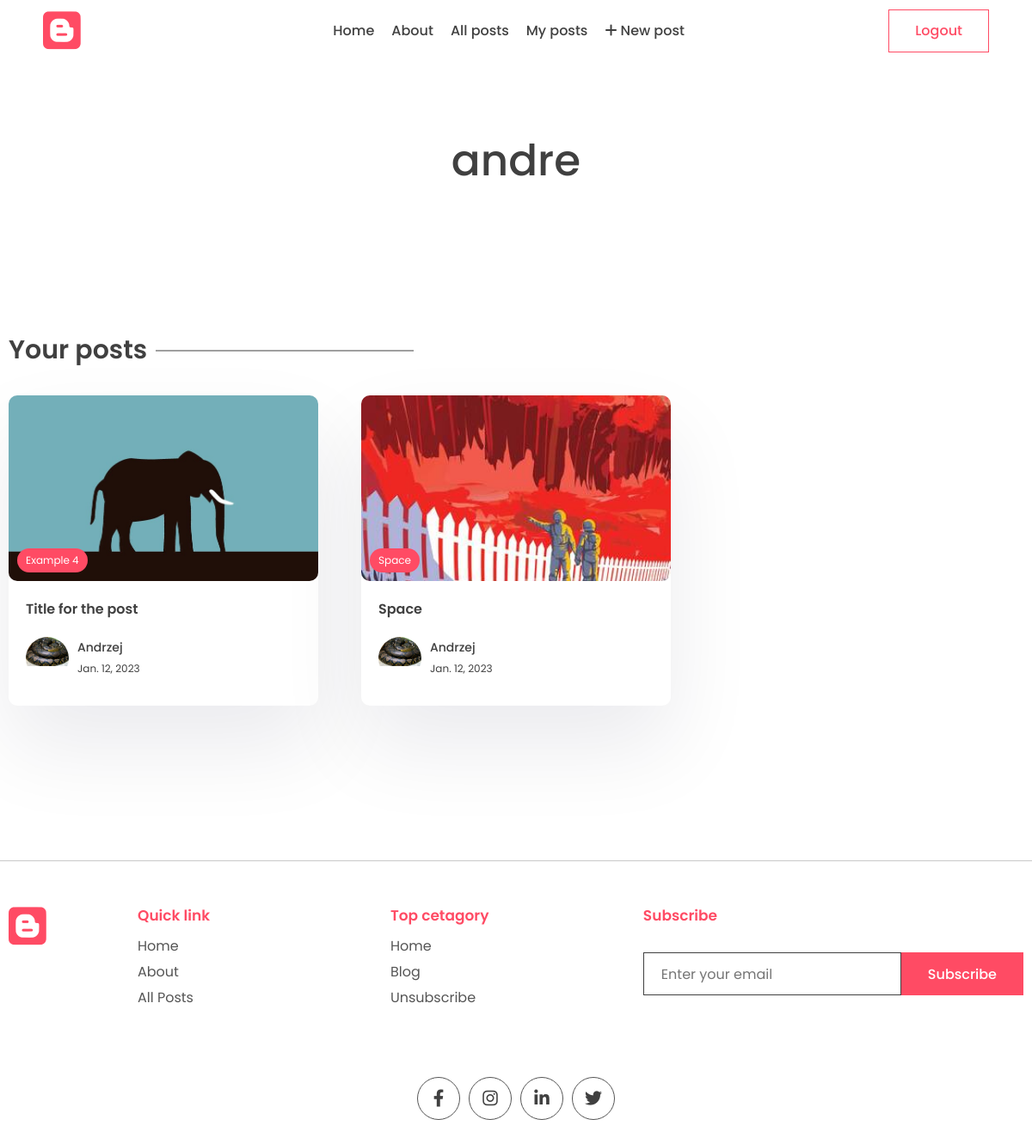
Before: /my-posts (signed in) with the older database file.
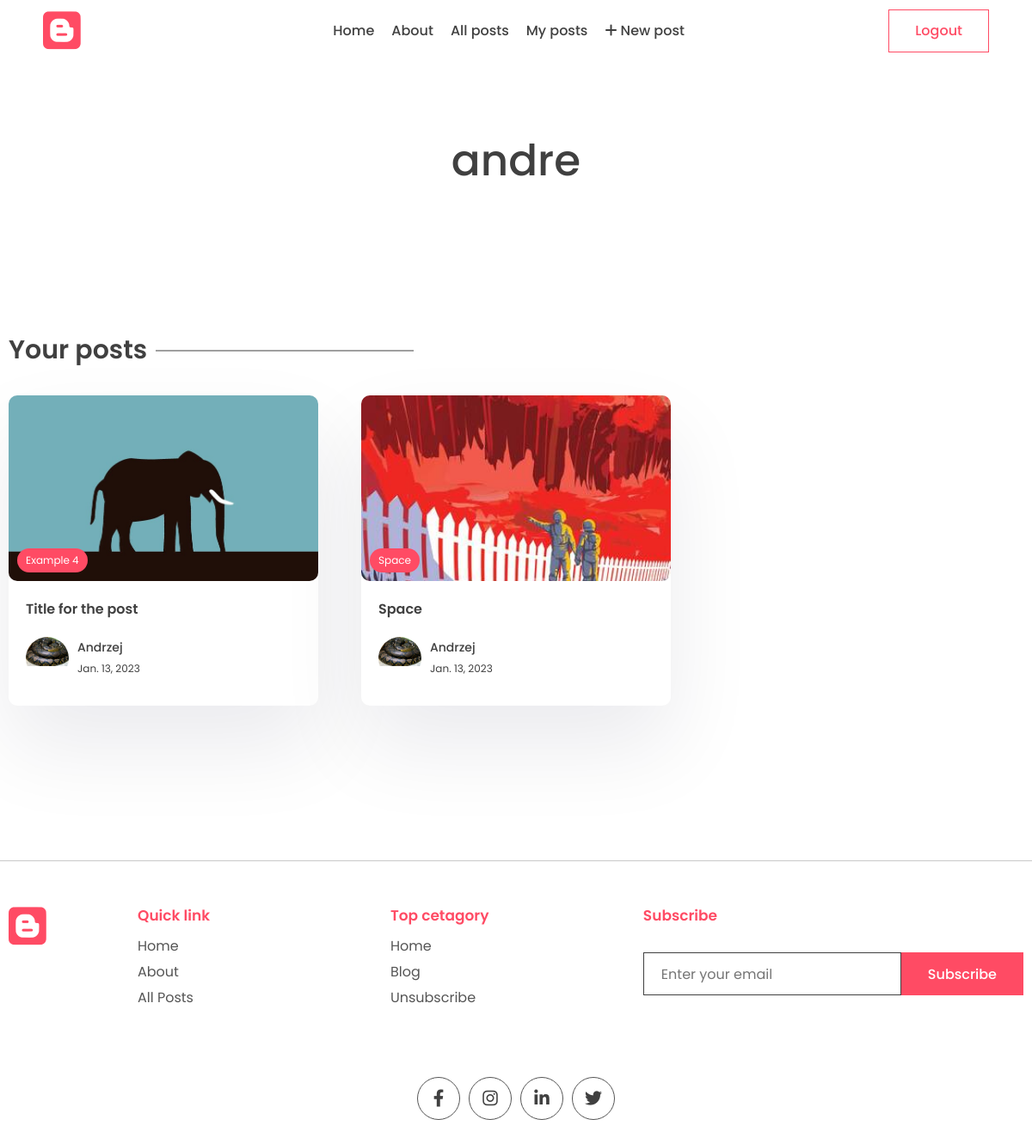
After: the same page with the newer database file.
### app/models.py (models this page shows, shortened)
class Post(models.Model):
    title = models.CharField(max_length=200)
    content = tinymce_models.HTMLField()
    last_updated = models.DateTimeField(auto_now=True)
    slug = models.SlugField(max_length=200, unique=True)
    image = models.ImageField(upload_to="images/", default="images/no_image.jpg")
    view_count = models.IntegerField(null=True, blank=True)
    is_featured = models.BooleanField(default=False)
    likes = models.ManyToManyField(User, related_name="blog_post")
    tags = models.ManyToManyField(Tag, related_name="post")
    author = models.ForeignKey(User, on_delete=models.CASCADE, null=True, blank=True)

class Tag(models.Model):
    name = models.CharField(max_length=100)
    description = models.CharField(max_length=100)
    slug = models.SlugField(max_length=200, unique=True)

class Profile(models.Model):
    user = models.OneToOneField(User, on_delete=models.CASCADE)
    profile_image = models.ImageField(null=True, blank=True, upload_to="images/")
    slug = models.SlugField(max_length=200, unique=True)
    bio = models.CharField(max_length=200)

### app/views.py (the view)
# urls.py: path("my-posts", views.my_posts_page, name="my_posts"),
def my_posts_page(request):
    if is_user_anonymous(request):
        return HttpResponseForbidden()
    author_id = request.user.id
    author_posts = Post.objects.filter(author__id=author_id).order_by("last_updated")
    context = {"author_posts": author_posts}
    return render(request, "app/my_posts.html", context)

### app/views.py (called while the page is built)
def is_user_anonymous(request):
    return not request.user.is_authenticated

### app/templates/app/my_posts.html (shortened to what this page needs)
{% extends 'base.html' %}
{% block content %}
<main class="sp">
    <div class="container">
        <center>
            <div class="typo">
                <h1 class="title">{{request.user.username}}</h1>
            </div>
        </center>
    </div>
</main>
<section class="sp">
    <div class="container">
        <h1 class="sec-title">Your posts</h1>
        <div class="grid-3">
            {% for post in author_posts %}
            <a href="{% url 'post_page' post.slug %}">
                <div class="card">
                    <div class="post-img">
                        {% if post.image %}
                        <img src="{{post.image.url}}" alt="" />
                        {% endif %}
                        <div class="tag">{{post.tags.all.0.name}}</div>
                    </div>
                    <div class="card-content">
                        <h3>
                            {{post.title}}
                        </h3>
                        <div class="author">
                            <div class="profile-pic">
                                <img src="{{post.author.profile.profile_image.url}}" alt="" />
                            </div>
                            <div class="details">
                                <p>{{post.author.first_name}}</p>
                                <small>{{post.last_updated|date}}</small>
                            </div>
                        </div>
                    </div>
                </div>
            </a>
            {% endfor %}
        </div>
    </div>
</section>
{% endblock content %}

Changed rows visible on the page:
changed Post "Title for the post": last_updated "Jan. 12, 2023" → "Jan. 13, 2023"
changed Post "Space": last_updated "Jan. 12, 2023" → "Jan. 13, 2023"
